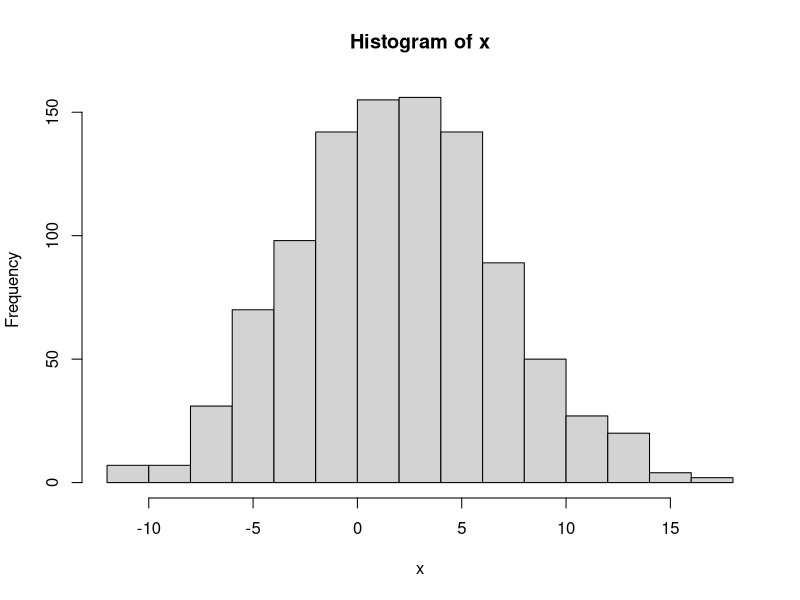
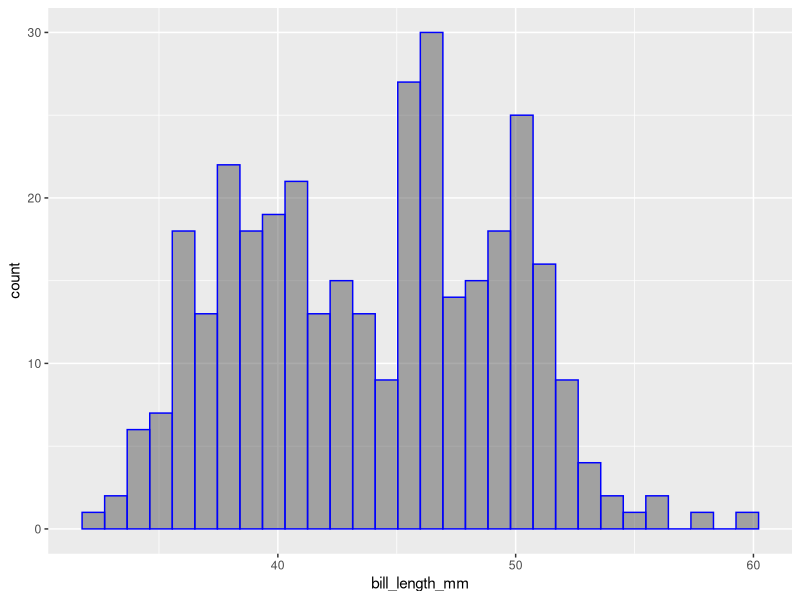
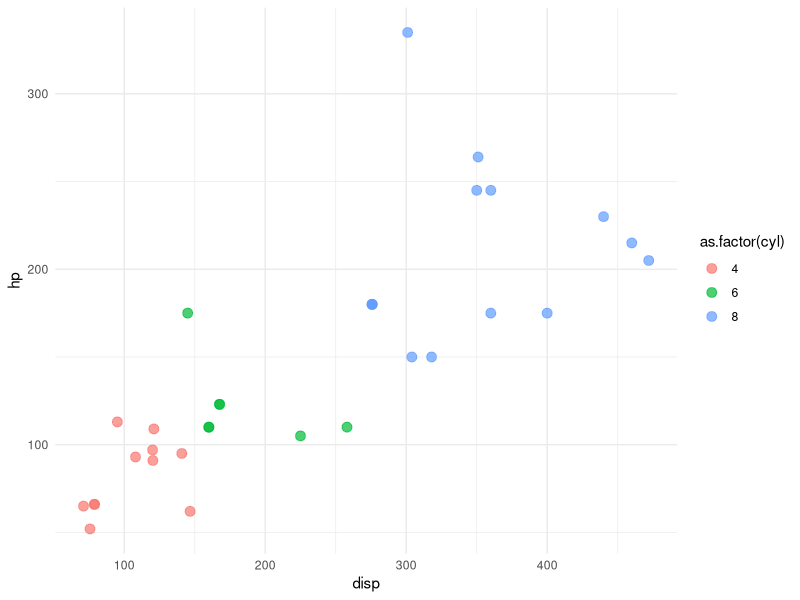

Reproduce these figures in R, in order.
## ---- chunk 1
library(tidyverse)
library(palmerpenguins)
## ---- chunk 2
x <- rnorm(1000,2,5)
hist(x)
## ---- chunk 3
penguins |> 
  ggplot(aes(x= bill_length_mm))+
  geom_histogram(bins = 30,col = "Blue",alpha=0.5)

## ---- chunk 4
head(mtcars)
ggplot(mtcars,aes(x= disp,y=hp,col=as.factor(cyl)))+
  geom_point(alpha=0.7,size=3)+
  theme_minimal()


